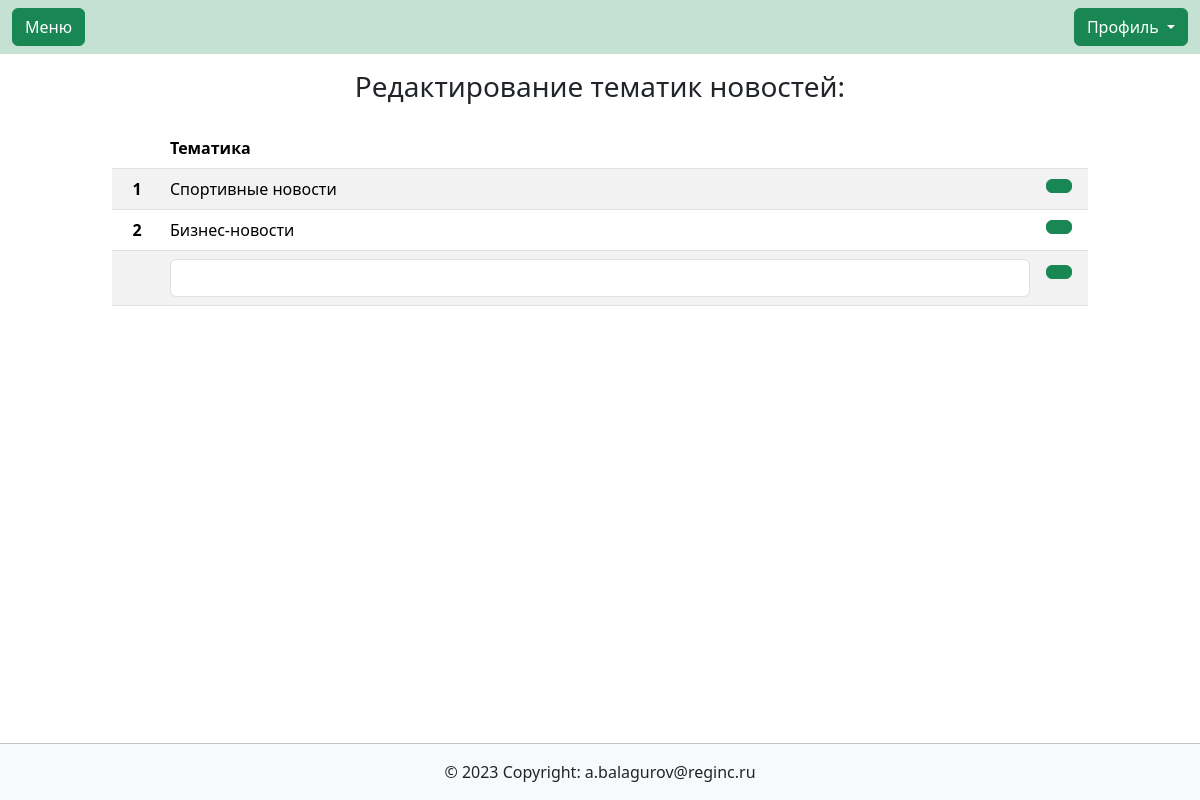
The app's page /contentmanagment/topics/ with its own data.
### main/models.py (models this page shows, shortened)
class NewsTopicsModel(models.Model):
    description = models.CharField(max_length=100, blank=True)
    class Meta:
        verbose_name_plural = 'Тематики новостей'
    def get_absolute_url(self):
        return reverse('contentmanagment:topics', kwargs={'id': self.id})

### contentmanagment/views.py (the view)
# urls.py: path('topics/', views.topics, name='topics'),
def topics(request, id=None):
    newstopics = NewsTopicsModel.objects.all()
    form = NewsTopicsForm()
    if id != None:
        instance = NewsTopicsModel.objects.get(pk=id)
        form = NewsTopicsForm(instance=instance)
    context = {
        'newstopics': newstopics,
        'form': form,
        'id': id,
    }
    return render(request, 'contentmanagment/topics.html', context)

### contentmanagment/forms.py
class NewsTopicsForm(forms.ModelForm):
    class Meta:
        model = NewsTopicsModel
        fields = ['description']
        widgets = {
            'description': forms.TextInput(attrs={'class': 'form-control'}),
        }

### contentmanagment/templates/contentmanagment/topics.html (shortened to what this page needs)
{% extends  'base.html' %}
{% load bootstrap_icons %}
{% block content %}
    <h3 class="text-center py-3">Редактирование тематик новостей:</h3>
    <div class="container col-12 col-md-10">
    <table class="table table-striped">
        <thead>
          <tr>
            <th scope="col"></th>
            <th scope="col">Тематика</th>
            <th scope="col"></th>
          </tr>
        </thead>
        <tbody>
        {% for newstopic in newstopics %}
            <tr class="my-auto align-items-center">
                <th scope="row" class="my-auto py-auto text-center" style="width: 50px;">{{ forloop.counter }}</th>
                <td class="my-auto py-auto align-items-center">{{ newstopic.description }}</td>
                <td class="my-1 py-1" style="width: 50px;"><a class="btn btn-success" href="{{ newstopic.get_absolute_url }}">{% bs_icon 'pencil' size='1.3em' %}</a></td>
            </tr>
        {% endfor %}
            <form method="post">
                <tr class="my-auto align-items-center">
                    <th scope="row" class="my-auto text-center" style="width: 50px;"></th>
                    <td class="my-auto py-auto align-items-center">{{ form.description }}</td>
                    <td class="my-auto" style="width: 50px;"><button type="submit" class="btn btn-success"> </button></td>
                </tr>
            </form>
        </tbody>
    </table>
</div>
{% endblock content %}

### main/static/main/css/style.css (style rules this page uses)
body { min-height: 100vh; position: relative; margin: 0; padding-bottom: 55px; box-sizing: border-box; }

### records on screen
NewsTopicsModel: description "Спортивные новости"
NewsTopicsModel: description "Бизнес-новости"
